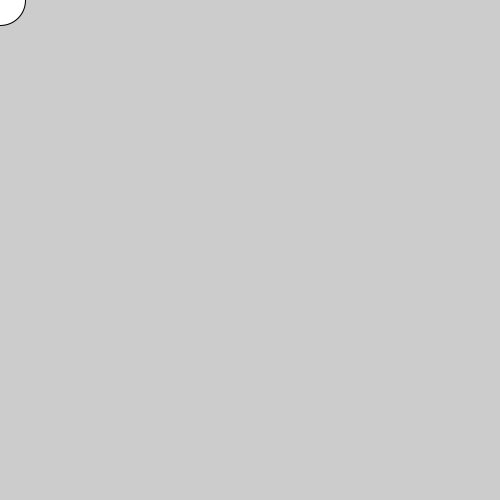
Frame 1 (no input)
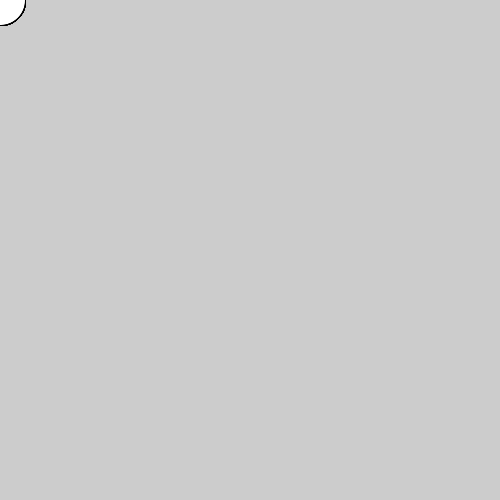
Frame 60 (the mouse pressed at the canvas centre just before this capture)
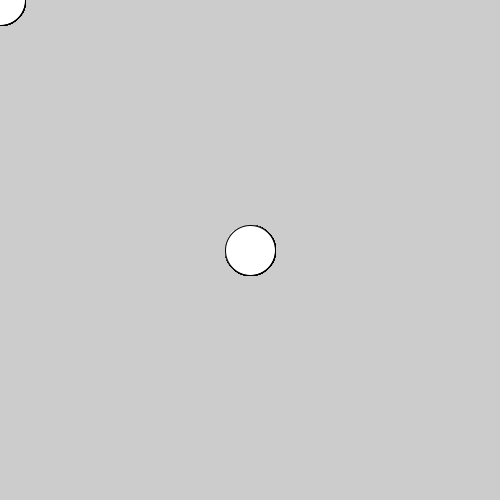
Frame 120 (the mouse held since frame 60 and released just before this capture)

The Processing sketch that drew these frames (run headless with seeded random() and noise(); from frame 60 on, the mouse is pressed at the canvas centre):

// Processing sketch: 06_drawing_tool
// ── 06_drawing_tool.pde
// If we draw a shape using mouseX and mouseY as the position and don't call
// background() in our draw() loop to clear the sketch window each frame,
// we can make a simple drawing tool.

void setup() {
  size(500, 500);
}

void draw() {
  //background(200);

  int ellipseSize = 50;

  ellipse(mouseX, mouseY, ellipseSize, ellipseSize);
}
